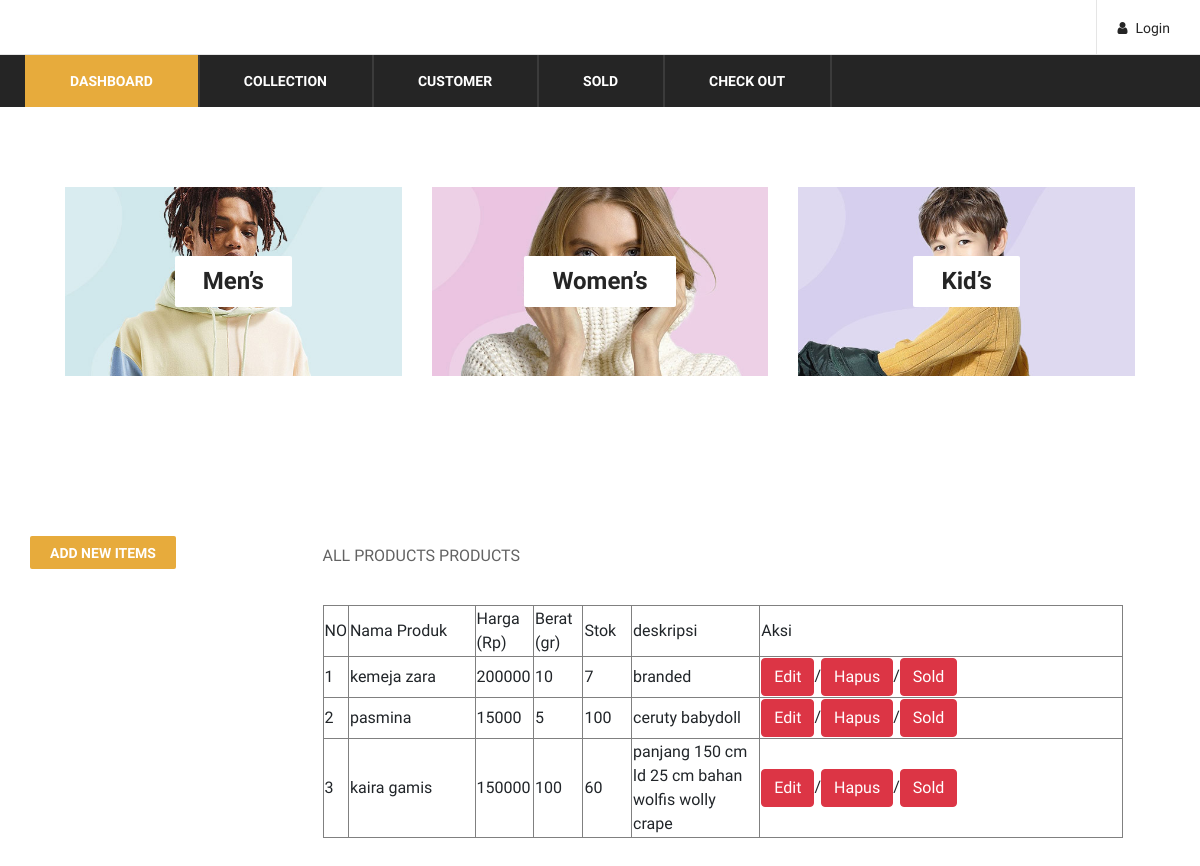
The page / on the database its author committed.
### tables this page shows
CREATE TABLE `produk` (
  `id` int(11) NOT NULL,
  `namaproduk` varchar(20) NOT NULL,
  `hargaproduk` int(20) NOT NULL,
  `beratproduk` int(20) NOT NULL,
  `stok` varchar(10) NOT NULL,
  `deskripsi` text NOT NULL
);

### index.php (the view, shortened to what this page needs)
<!DOCTYPE html>
<html lang="zxx">
<head>
    <link rel="stylesheet" href="css/bootstrap.min.css" type="text/css">
    <link rel="stylesheet" href="css/font-awesome.min.css" type="text/css">
    <link rel="stylesheet" href="css/themify-icons.css" type="text/css">
    <link rel="stylesheet" href="css/elegant-icons.css" type="text/css">
    <link rel="stylesheet" href="css/owl.carousel.min.css" type="text/css">
    <link rel="stylesheet" href="css/nice-select.css" type="text/css">
    <link rel="stylesheet" href="css/jquery-ui.min.css" type="text/css">
    <link rel="stylesheet" href="css/slicknav.min.css" type="text/css">
    <link rel="stylesheet" href="css/style.css" type="text/css">
</head>
<body>
    <header class="header-section">
        <div class="header-top">
            <div class="container">
                <div class="ht-right">
                    <a href="login.php" class="login-panel"><i class="fa fa-user"></i>Login</a>
                </div>
            </div>
        </div>
        <div class="nav-item">
            <div class="container">
                <nav class="nav-menu mobile-menu">
                    <ul>
                        <li class="active"><a href="./index.php">DASHBOARD<span class="sr-only">(current)</span></a></li>
                        <li><a href="#">Collection</a>
                        </li>
                        <li><a href="index.php">Customer</a></li>
                        <li><a href="index.php">Sold</a></li>
                        <li><a href="check-out.php">Check Out</a>
                        </li>
                    </ul>
                </nav>
            </div>
        </div>
    </header>
    <div class="banner-section spad">
        <div class="container-fluid">
            <div class="row">
                <div class="col-lg-4">
                    <div class="single-banner">
                        <div class="inner-text">
                            <h4>Men’s</h4>
                        </div>
                    </div>
                </div>
                <div class="col-lg-4">
                    <div class="single-banner">
                        <div class="inner-text">
                            <h4>Women’s</h4>
                        </div>
                    </div>
                </div>
                <div class="col-lg-4">
                    <div class="single-banner">
                        <div class="inner-text">
                            <h4>Kid’s</h4>
                        </div>
                    </div>
                </div>
            </div>
        </div>
    </div>
    <section class="product-shop spad">
        <div class="container">
            <div class="row">
                <div class="col-lg-3 col-md-6 col-sm-8 order-2 order-lg-1 produts-sidebar-filter">
                    <div class="filter-widget">
                        <a href="insert.php" class="filter-btn">ADD NEW ITEMS</a>
                    </div>
                </div>
                <div class="col-lg-9 order-1 order-lg-2">
                    <div class="product-show-option">
                        <div class="row">
                            <div class="col-lg-7 col-md-7">
                                <p>ALL PRODUCTS PRODUCTS</p>
                            </div>
                        </div>
                    </div>
                    <table width="800" border="1">
                        <tbody>
                            <tr>
                                <td width="20">NO</td>
                                <td width="200">Nama Produk</td>
                                <td width="60">Harga (Rp)</td>
                                <td width="60">Berat (gr)</td>
                                <td width="65">Stok</td>
                                <td width="200">deskripsi</td>
                                <td width="700">Aksi</td>
                            </tr>
                            <?php
                            include "koneksi.php";
                            $sql = mysqli_query($koneksi, "SELECT * from  produk order by  id DESC ");
                            $no = 1;
                            while ($tampil = mysqli_fetch_array($sql)) {
                            ?>
                                <tr>
                                    <td><?php echo $no++; ?></td>
                                    <td><?php echo $tampil['namaproduk']; ?></td>
                                    <td><?php echo $tampil['hargaproduk']; ?></td>
                                    <td><?php echo $tampil['beratproduk']; ?></td>
                                    <td><?php echo $tampil['stok']; ?></td>
                                    <td><?php echo $tampil['deskripsi']; ?></td>
                                    <td><a href="update.php?id=<?php echo $tampil['id']; ?>" class="btn-danger btn">Edit</a>/<a href="delete.php?id=<?php echo $tampil['id']; ?>" class="btn-danger btn">Hapus</a>/<a href="sold.php?id=<?php echo $tampil['id']; ?>" class="btn-danger btn">Sold</a></td>
                                </tr>
                            <?php
                            }
                            ?>
                        </tbody>
                    </table>
                </div>
            </div>
        </div>
    </section>
</body>
</html>

### css/style.css (style rules this page uses)
html, body { height: 100%; font-family: "Muli", sans-serif; -webkit-font-smoothing: antialiased; font-smoothing: antialiased; }
h1, h2, h3, h4, h5, h6 { margin: 0; color: #111111; font-weight: 400; font-family: "Muli", sans-serif; }
h4 { font-size: 24px; }
p { font-size: 16px; font-family: "Muli", sans-serif; color: #636363; font-weight: 400; line-height: 26px; margin: 0 0 15px 0; }
ul, ol { padding: 0; margin: 0; }
.spad { padding-top: 100px; padding-bottom: 100px; }
.header-top { display: -webkit-box; display: -ms-flexbox; display: flex; border-bottom: 1px solid #e5e5e5; }
.header-top .ht-right { float: right; }
.header-top .ht-right .login-panel { float: right; font-size: 14px; color: #252525; display: inline-block; padding-left: 20px; border-left: 1px solid #e5e5e5; padding-top: 18px; padding-bottom: 15px; }
.header-top .ht-right .login-panel i { margin-right: 8px; }
.nav-item { background: #252525; display: -webkit-box; display: -ms-flexbox; display: flex; }
.nav-item .nav-menu { display: -webkit-inline-box; display: -ms-inline-flexbox; display: inline-flex; position: relative; }
.nav-item .nav-menu li { list-style: none; display: inline-block; margin-left: -5px; position: relative; }
.nav-item .nav-menu li.active a { background: #e7ab3c; }
.nav-item .nav-menu li a { font-size: 14px; font-weight: 700; display: block; color: #ffffff; border-right: 2px solid #3b3b3b; text-transform: uppercase; padding: 16px 42px 15px; -webkit-transition: all 0.3s; -o-transition: all 0.3s; transition: all 0.3s; }
.banner-section { padding: 80px 50px; }
.single-banner { position: relative; z-index: 1; }
.single-banner::before { position: absolute; left: 35px; top: 30px; border: 13px solid #ffffff; content: ""; opacity: 0.3; width: calc(100% - 70px); height: calc(100% - 60px); -webkit-transform: scale(0); -ms-transform: scale(0); transform: scale(0); -webkit-transition: all 0.3s; -o-transition: all 0.3s; transition: all 0.3s; }
.single-banner .inner-text { position: absolute; left: 0; top: 0; display: -webkit-box; display: -ms-flexbox; display: flex; -webkit-box-pack: center; -ms-flex-pack: center; justify-content: center; width: 100%; -webkit-box-align: center; -ms-flex-align: center; align-items: center; height: 100%; }
.single-banner .inner-text h4 { color: #252525; font-weight: 700; padding: 11px 28px; background: #ffffff; border-radius: 2px; }
.product-shop { padding-top: 80px; padding-bottom: 80px; }
.filter-widget { margin-bottom: 45px; color: #e7ab3c; }
.filter-widget .filter-btn { font-size: 14px; color: #ffffff; font-weight: 700; background: #e7ab3c; padding: 7px 20px 5px; border-radius: 2px; display: inline-block; text-transform: uppercase; }
.product-show-option { margin-bottom: 30px; }
.product-show-option p { margin-bottom: 0; color: #636363; line-height: 39px; }
@media only screen and (min-width: 1200px) and (max-width: 1920px) { .nav-item .nav-menu li a { padding: 16px 45px 15px; } }
@media only screen and (min-width: 1200px) { .container { max-width: 1170px; } }

### rows shown on the page
produk: namaproduk "kemeja zara", hargaproduk "200000", beratproduk "10", stok "7", deskripsi "branded"
produk: namaproduk "pasmina", hargaproduk "15000", beratproduk "5", stok "100", deskripsi "ceruty babydoll"
produk: namaproduk "kaira gamis", hargaproduk "150000", beratproduk "100", stok "60", deskripsi "panjang 150 cm ld 25 cm bahan wolfis wolly crape"
